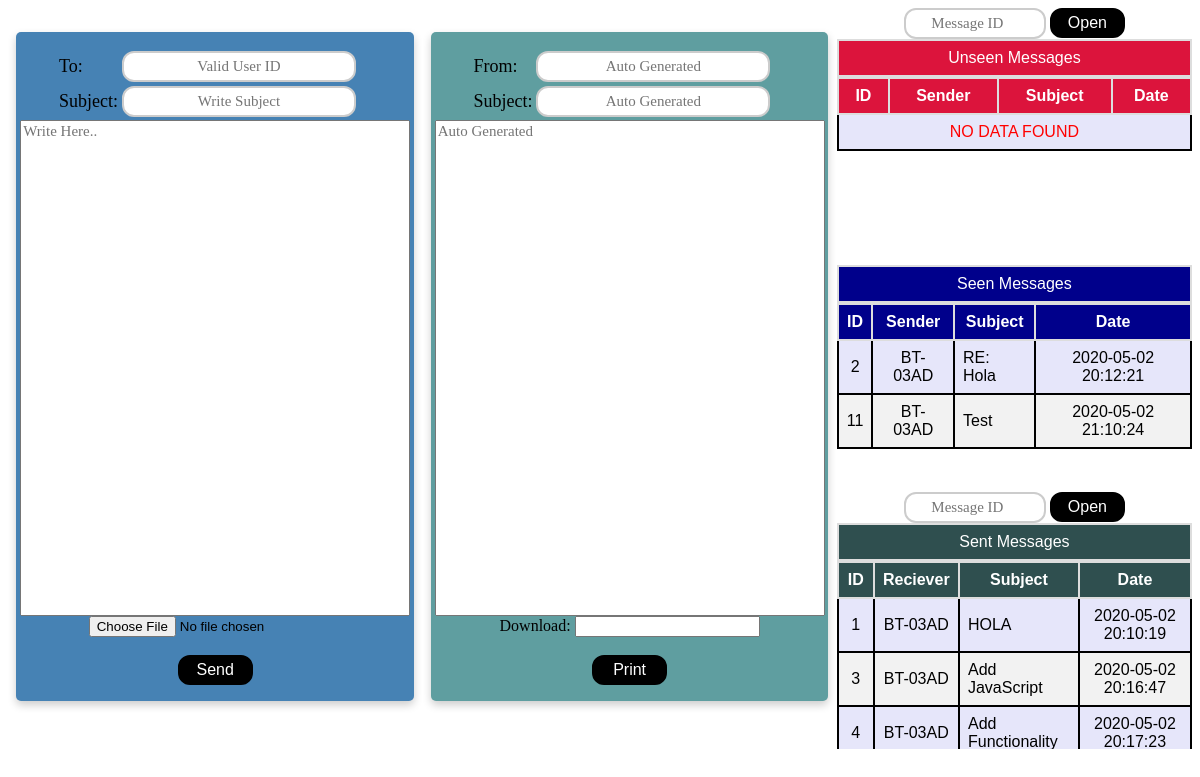
The app's page /Pages/chatBox.php (signed in), older data.
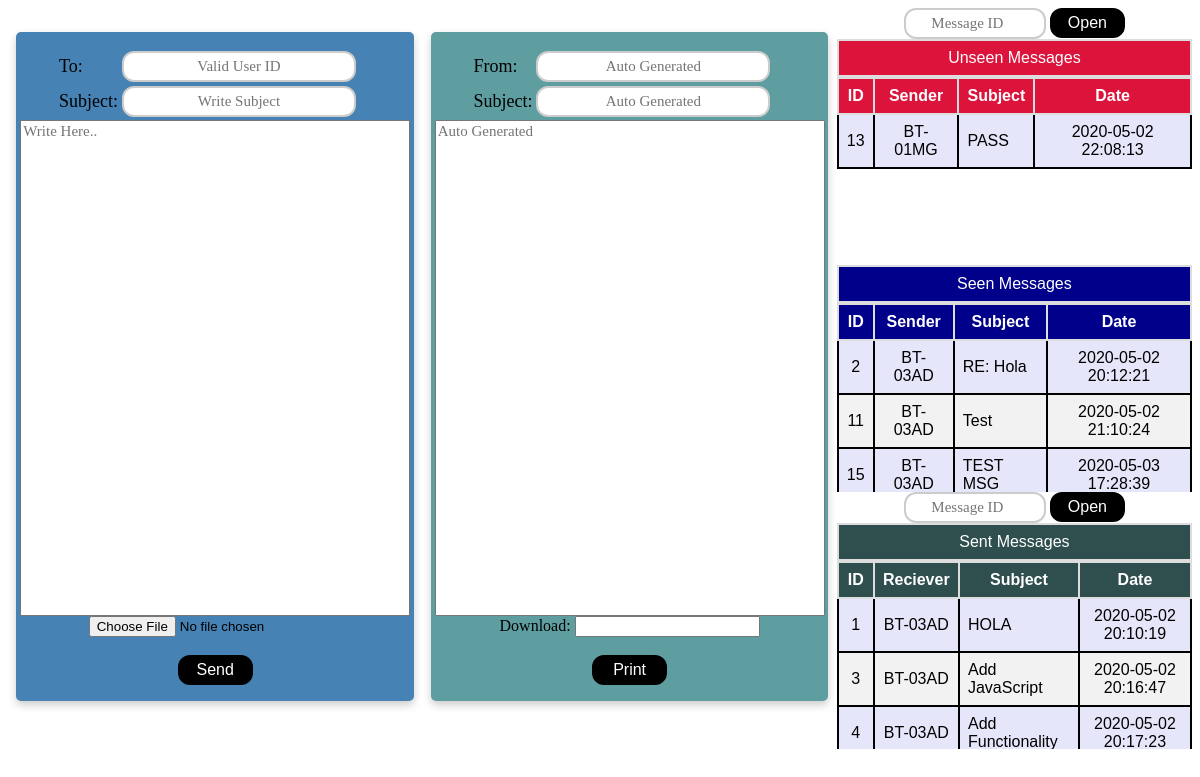
The same page, newer data.
### tables this page shows
CREATE TABLE `chat` (
  `MSG_ID` int(11) NOT NULL,
  `DATE` datetime NOT NULL DEFAULT current_timestamp(),
  `SUB` varchar(250) DEFAULT NULL,
  `SENDER` varchar(15) NOT NULL,
  `TEXT` longtext NOT NULL,
  `ATTACHMENT` varchar(300) DEFAULT NULL,
  `RECEIVER` varchar(15) NOT NULL,
  `STATUS` int(11) NOT NULL
);

### DB Handler/DBC.php (called while the page is built, shortened)
<?php
$serverName="localhost";
$userName="root";
$password="";
$dbName="btweb";
function get($query)
{
	$data=array();
	global $serverName,$userName,$password,$dbName;
	try
	{
		$conn=mysqli_connect($serverName,$userName,$password,$dbName);
		$result=mysqli_query($conn,$query);
		if(mysqli_num_rows($result) > 0)
		{
			while($row=mysqli_fetch_assoc($result))
			{
				$entity=array();
				foreach($row as $k=>$v)
				{
					$entity[$k]=$row[$k];
				}
				$data[]=$entity;
			}
		}
		return $data;
	}
	catch (Exception $e)
	{
		throw $e->getMessage();
		return $data;
		mysqli_close($conn);
	}
}
?>

### DB Handler/chatDB.php (called while the page is built, shortened)
<?php
require_once 'DBC.php';
function loadUnseenTable($uid)
{
	$result=null;
	try
	{
		$query="SELECT * FROM `chat` WHERE `RECEIVER` = '$uid' AND `STATUS` = '0';";
		$result=get($query);
		return $result;
	}
	catch (Exception $e)
	{
		throw $e->getMessage();
		return $result;
	}
}
function loadSeenTable($uid)
{
	$result=null;
	try
	{
		$query="SELECT * FROM `chat` WHERE `RECEIVER` = '$uid' AND `STATUS` = '1';";
		$result=get($query);
		return $result;
	}
	catch (Exception $e)
	{
		throw $e->getMessage();
		return $result;
	}
}
function loadSentTable($uid)
{
	$result=null;
	try
	{
		$query="SELECT * FROM `chat` WHERE `SENDER` = '$uid';";
		$result=get($query);
		return $result;
	}
	catch (Exception $e)
	{
		throw $e->getMessage();
		return $result;
	}
}
?>

### Page Controllers/chatController.php (the view, shortened to what this page needs)
<?php
require_once '../DB Handler/chatDB.php';
function showUnseenTable($para)
{
	$table=loadUnseenTable($para);
	if($table != null)
	{
		foreach($table as $data)
		{
			echo "<tr>";
			echo "<td align='middle'>".$data["MSG_ID"]."</td>";
			echo "<td align='middle'>".$data["SENDER"]."</td>";
			echo "<td>".$data["SUB"]."</td>";
			echo "<td align='middle'>".$data["DATE"]."</td>";
			echo "</tr>";
		}
	}
	else
	{
		echo "<tr> <td colspan='4' align='middle'> <span style='color:red;'> NO DATA FOUND </span> </td> </tr>";
	}
}
function showSeenTable($para)
{
	$table=loadSeenTable($para);
	if($table != null)
	{
		foreach($table as $data)
		{
			echo "<tr>";
			echo "<td align='middle'>".$data["MSG_ID"]."</td>";
			echo "<td align='middle'>".$data["SENDER"]."</td>";
			echo "<td>".$data["SUB"]."</td>";
			echo "<td align='middle'>".$data["DATE"]."</td>";
			echo "</tr>";
		}
	}
	else
	{
		echo "<tr> <td colspan='4' align='middle'> <span style='color:red;'> NO DATA FOUND </span> </td> </tr>";
	}
}
function showSentTable($para)
{
	$table=loadSentTable($para);
	if($table != null)
	{
		foreach($table as $data)
		{
			echo "<tr>";
			echo "<td align='middle'>".$data["MSG_ID"]."</td>";
			echo "<td align='middle'>".$data["RECEIVER"]."</td>";
			echo "<td>".$data["SUB"]."</td>";
			echo "<td align='middle'>".$data["DATE"]."</td>";
			echo "</tr>";
		}
	}
	else
	{
		echo "<tr> <td colspan='4' align='middle'> <span style='color:red;'> NO DATA FOUND </span> </td> </tr>";
	}
}
if(isset($_COOKIE['uid']) && isset($_COOKIE['sid']))
{
	$toTB="";
	$SsubTB="";
	$loadTB="";
	$fromTB="";
	$RsubTB="";
	$loadSentTB="";
	$attch="";
}
else
{
	header("Location:index.php");
}
?>

### Pages/chatBox.php (shortened to what this page needs)
<?php
include '../Page Controllers/chatController.php';
?>
<html>
	<head>
		<link rel="stylesheet" type="text/css" href="CSS/chatBox.css">
	</head>
	<body>
		<form action="" method="post" autocomplete="off" enctype="multipart/form-data">
			<div class="container">
				<div class="floatLeft">
					<div class="card">
						<div align="middle">
							<table style="width:calc(80%);">
								<tr align="middle">
									<td class="td1"> <label> To: </label> </td>
									<td class="td2"> <input type = "text" name="toTB" class="tf" value="<?php echo $toTB; ?>" placeholder="Valid User ID"> </td>
								</tr>
								<tr align="middle">
									<td class="td1"> <label> Subject: </label> </td>
									<td class="td2"> <input type = "text" name="SsubTB" class="tf" value="<?php echo $SsubTB; ?>" placeholder="Write Subject"> </td>
								<td>
							</table>
						</div>
						<textarea id="sendnoteTA" name="sendnoteTA" class="noteTA" placeholder="Write Here.."><?php echo $sendnoteTA; ?></textarea>
						<br>
						<input type="file" name="file" size="45">
						<br> <br>
						<div align="middle">
							<button name="sendBTN" class="sendbtn"> Send </button>
						</div>
					</div>
				</div>
				<div class="floatLeftTwo">
					<div class="cardTwo">
						<div align="middle">
							<table style="width:calc(80%);">
								<tr>
									<td class="td1"> <label> From: </label> </td>
									<td class="td2">
										<input type = "text" name="fromTB" id="fromTB" class="tf" value="<?php echo $fromTB; ?>" placeholder="Auto Generated" readonly>
									</td>
								</tr>
								<tr>
									<td class="td1"> <label> Subject: </label> </td>
									<td class="td2"> <input type = "text" name="RsubTB" class="tf" value="<?php echo $RsubTB; ?>" placeholder="Auto Generated" readonly> </td>
								<td>
							</table>
						</div>
						<textarea id="receivenoteTA" name="receivenoteTA" class="noteTA" readonly placeholder="Auto Generated"><?php echo $receivenoteTA; ?></textarea>
						<br>
						<label> Download: </label>
						<a  href="<?php echo $attch; ?>" target="_blank" onclick="return Download()"> <input type="text" id="url" value="<?php echo $attch; ?>" readonly style="color: blue; text-decoration: underline;"> </a>
						<br> <br>
						<div align="middle">
							<button name="sendBTN" class="printbtn" onclick="return saveFile()"> Print </button>
						</div>
					</div>
				</div>
				<div class="floatRight">
					<div align="middle">
						<input type="number" name="loadTB" class="tf2" value="<?php echo $loadTB; ?>" placeholder="Message ID">
						<button name="openInboxBTN" class="openbtn"> Open </button>
					</div>
					<div class="scrollit">
						<table id="unseenTable" style="width:calc(100%);">
							<caption>Unseen Messages</caption>
							<thead>
								<th>ID</th>
								<th>Sender</th>
								<th>Subject</th>
								<th>Date</th>
							</thead>
							<tbody>
							<?php
							showUnseenTable($uid);
							?>
							</tbody>
						</table>
					</div>
					<div class="scrollit">
						<table id="seenTable" style="width:calc(100%);">
							<caption>Seen Messages</caption>
							<thead>
								<th>ID</th>
								<th>Sender</th>
								<th>Subject</th>
								<th>Date</th>
							</thead>
							<tbody>
							<?php
							showSeenTable($uid);
							?>
							</tbody>
						</table>
					</div>
					<div align="middle">
						<input type="number" name="loadSentTB" class="tf2" value=" <?php echo $loadSentTB; ?>" placeholder="Message ID">
						<button name="openSBTN" class="openbtn"> Open </button>
					</div>
					<div class="scrollit">
						<table id="sentTable" style="width:calc(100%);">
							<caption>Sent Messages</caption>
							<thead>
								<th>ID</th>
								<th>Reciever</th>
								<th>Subject</th>
								<th>Date</th>
							</thead>
							<tbody>
							<?php
							showSentTable($uid);
							?>
							</tbody>
						</table>
					</div>
				</div>
			</div>
		</form>
	</body>
</html>

### Pages/CSS/chatBox.css (style rules this page uses)
.container { overflow: hidden; margin-top: auto; margin-bottom: auto; margin-left: auto; margin-right: auto; width: 100%; height: 95% }
.floatRight { display: block; padding-top: 0%; width:30%; float: right; margin-bottom: auto; height: 95%; }
.floatLeft { display: block; padding-top: 2%; width: 35%; float: left; margin-bottom: auto; height: 95%; }
.floatLeftTwo { display: block; padding-top: 2%; width: 35%; float: left; margin-bottom: auto; height: 95%; }
.noteTA { width:98%; height:70%; resize: none; font-family: "Times-New Roman"; font-size: 15px; text-align:justify; }
#seenTable { border-collapse: collapse; width: 100%; height: 30px; font-family: "Trebuchet MS", Arial, Helvetica, sans-serif; border-collapse: collapse; font-style: bold; }
#seenTable caption { border: 2px solid #ddd; padding: 8px; top: 0; padding-top: 8px; padding-bottom: 8px; text-align: center; background-color: #00008B; color: white; }
#seenTable th { border: 2px solid #ddd; padding: 8px; position: -webkit-sticky; position: sticky; top: 0; }
#seenTable td { border: 2px solid #000000; padding: 8px; }
#seenTable tr:nth-child(even) { background-color: #f2f2f2; }
#seenTable tr:nth-child(odd) { background-color: #E6E6FA; }
#seenTable th { padding-top: 8px; padding-bottom: 8px; text-align: center; background-color: #00008B; color: white; }
#unseenTable { border-collapse: collapse; width: 100%; height: 30px; font-family: "Trebuchet MS", Arial, Helvetica, sans-serif; border-collapse: collapse; font-style: bold; }
#unseenTable caption { border: 2px solid #ddd; padding: 8px; top: 0; padding-top: 8px; padding-bottom: 8px; text-align: center; background-color: #DC143C; color: white; }
#unseenTable th { border: 2px solid #ddd; padding: 8px; position: -webkit-sticky; position: sticky; top: 0; }
#unseenTable td { border: 2px solid #000000; padding: 8px; }
#unseenTable tr:nth-child(odd) { background-color: #E6E6FA; }
#unseenTable th { padding-top: 8px; padding-bottom: 8px; text-align: center; background-color: #DC143C; color: white; }
.scrollit { overflow:scroll; height: calc(32%); }
#sentTable { border-collapse: collapse; width: 100%; height: 30px; font-family: "Trebuchet MS", Arial, Helvetica, sans-serif; border-collapse: collapse; font-style: bold; }
#sentTable caption { border: 2px solid #ddd; padding: 8px; top: 0; padding-top: 8px; padding-bottom: 8px; text-align: center; background-color: #2F4F4F; color: white; }
#sentTable th { border: 2px solid #ddd; padding: 8px; position: -webkit-sticky; position: sticky; top: 0; }
#sentTable td { border: 2px solid #000000; padding: 8px; }
#sentTable tr:nth-child(even) { background-color: #f2f2f2; }
#sentTable tr:nth-child(odd) { background-color: #E6E6FA; }
#sentTable th { padding-top: 8px; padding-bottom: 8px; text-align: center; background-color: #2F4F4F; color: white; }
.td1 { text-align: left; vertical-align: middle; height: 25px; width: calc(10%); font-size: 18px; font-style: bold; }
.td2 { vertical-align: middle; width: calc(76%); }
.tf { width:100%; padding: 5px 5px 5px 5px; border: 2px solid #ccc; border-radius: 12px; font-family: "Consolas"; font-size: 15px; text-align: center; transition-duration: 0.4s; }
.tf2 { width:40%; padding: 5px 5px 5px 5px; border: 2px solid #ccc; border-radius: 12px; font-family: "Consolas"; font-size: 15px; text-align: center; transition-duration: 0.4s; }
.printbtn { width:75px; height:30px; background-color: black; color: white; border-radius: 12px; border: 2px solid black; text-align: center; font-size: 16px; transition-duration: 0.4s; cursor: pointer; }
.sendbtn { width:75px; height:30px; background-color: black; color: white; border-radius: 12px; border: 2px solid black; text-align: center; font-size: 16px; transition-duration: 0.4s; cursor: pointer; }
.openbtn { width:75px; height:30px; background-color: black; color: white; border-radius: 12px; border: 2px solid black; text-align: center; font-size: 16px; transition-duration: 0.4s; cursor: pointer; }
.card { max-width: calc(96%); margin: auto; text-align: center; background-color: #4682B4; box-shadow: 0 4px 8px 0 rgba(0,0,0,0.2); padding-top: 4%; padding-bottom: 4%; border-radius: 5px; }
.cardTwo { max-width: calc(96%); margin: auto; text-align: center; background-color: #5F9EA0; box-shadow: 0 4px 8px 0 rgba(0,0,0,0.2); padding-top: 4%; padding-bottom: 4%; border-radius: 5px; }

Row changes from the older to the newer data that the page shows:
added chat: MSG_ID "13", SENDER "BT-01MG", SUB "PASS", DATE "2020-05-02 22:08:13", shown under "Unseen Messages"
added chat: MSG_ID "15", SENDER "BT-03AD", SUB "TEST MSG", DATE "2020-05-03 17:28:39", shown under "Seen Messages"
Text that changed along with them:
text no longer shown: "NO DATA FOUND"
